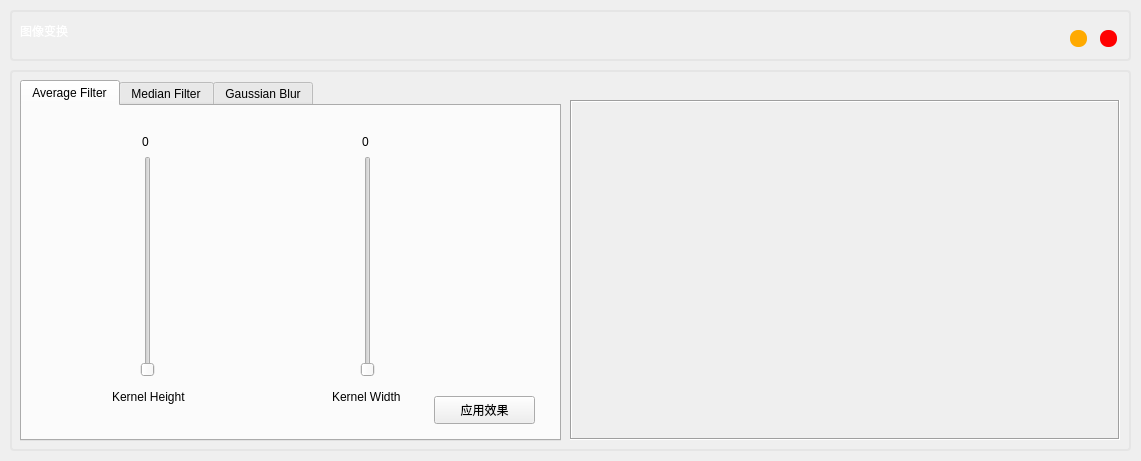
<?xml version="1.0" encoding="UTF-8"?>
<ui version="4.0">
 <class>noiseRemoveDialog</class>
 <widget class="QDialog" name="noiseRemoveDialog">
  <property name="geometry">
   <rect>
    <x>0</x>
    <y>0</y>
    <width>1141</width>
    <height>461</height>
   </rect>
  </property>
  <property name="sizePolicy">
   <sizepolicy hsizetype="Fixed" vsizetype="Fixed">
    <horstretch>0</horstretch>
    <verstretch>0</verstretch>
   </sizepolicy>
  </property>
  <property name="minimumSize">
   <size>
    <width>1141</width>
    <height>461</height>
   </size>
  </property>
  <property name="maximumSize">
   <size>
    <width>1141</width>
    <height>461</height>
   </size>
  </property>
  <property name="windowTitle">
   <string>Remove Noise</string>
  </property>
  <property name="toolTip">
   <string/>
  </property>
  <widget class="QFrame" name="frame">
   <property name="geometry">
    <rect>
     <x>10</x>
     <y>10</y>
     <width>1121</width>
     <height>51</height>
    </rect>
   </property>
   <property name="styleSheet">
    <string notr="true">QFrame#frame{
border-radius: 4px;
border: 2px solid rgb(229, 229, 229);
}</string>
   </property>
   <property name="frameShape">
    <enum>QFrame::StyledPanel</enum>
   </property>
   <property name="frameShadow">
    <enum>QFrame::Raised</enum>
   </property>
   <widget class="QLabel" name="label_10">
    <property name="geometry">
     <rect>
      <x>10</x>
      <y>0</y>
      <width>401</width>
      <height>41</height>
     </rect>
    </property>
    <property name="styleSheet">
     <string notr="true">color: #FFF;
font: 75 20pt &quot;Berlin Sans FB Demi&quot;;</string>
    </property>
    <property name="text">
     <string>图像变换</string>
    </property>
    <property name="textFormat">
     <enum>Qt::PlainText</enum>
    </property>
   </widget>
   <widget class="QPushButton" name="close_button">
    <property name="geometry">
     <rect>
      <x>1090</x>
      <y>20</y>
      <width>17</width>
      <height>17</height>
     </rect>
    </property>
    <property name="minimumSize">
     <size>
      <width>16</width>
      <height>16</height>
     </size>
    </property>
    <property name="maximumSize">
     <size>
      <width>17</width>
      <height>17</height>
     </size>
    </property>
    <property name="styleSheet">
     <string notr="true">QPushButton {
	border: none;
	border-radius: 8px;
	background-color: rgb(255, 0, 0);
}

QPushButton:hover {
	background-color: rgba(255, 0, 0, 150);
}</string>
    </property>
    <property name="text">
     <string/>
    </property>
   </widget>
   <widget class="QPushButton" name="minimize_button">
    <property name="geometry">
     <rect>
      <x>1060</x>
      <y>20</y>
      <width>17</width>
      <height>17</height>
     </rect>
    </property>
    <property name="minimumSize">
     <size>
      <width>16</width>
      <height>16</height>
     </size>
    </property>
    <property name="maximumSize">
     <size>
      <width>17</width>
      <height>17</height>
     </size>
    </property>
    <property name="styleSheet">
     <string notr="true">QPushButton {
	border: none;
	border-radius: 8px;
	background-color: rgb(255, 170, 0);
}
QPushButton:hover {
background-color: rgba(255, 170, 0, 150);
}</string>
    </property>
    <property name="text">
     <string/>
    </property>
   </widget>
  </widget>
  <widget class="QFrame" name="frame_2">
   <property name="geometry">
    <rect>
     <x>10</x>
     <y>70</y>
     <width>1121</width>
     <height>381</height>
    </rect>
   </property>
   <property name="styleSheet">
    <string notr="true">QFrame#frame_2{
border-radius: 4px;
border: 2px solid rgb(229, 229, 229);
}</string>
   </property>
   <property name="frameShape">
    <enum>QFrame::StyledPanel</enum>
   </property>
   <property name="frameShadow">
    <enum>QFrame::Raised</enum>
   </property>
   <widget class="QLabel" name="image_label">
    <property name="geometry">
     <rect>
      <x>560</x>
      <y>30</y>
      <width>550</width>
      <height>340</height>
     </rect>
    </property>
    <property name="frameShape">
     <enum>QFrame::Box</enum>
    </property>
    <property name="frameShadow">
     <enum>QFrame::Sunken</enum>
    </property>
    <property name="text">
     <string/>
    </property>
    <property name="alignment">
     <set>Qt::AlignCenter</set>
    </property>
   </widget>
   <widget class="QTabWidget" name="tabs">
    <property name="geometry">
     <rect>
      <x>10</x>
      <y>10</y>
      <width>541</width>
      <height>361</height>
     </rect>
    </property>
    <property name="whatsThis">
     <string/>
    </property>
    <property name="currentIndex">
     <number>0</number>
    </property>
    <widget class="QWidget" name="tab">
     <attribute name="title">
      <string>Average Filter</string>
     </attribute>
     <widget class="QLabel" name="slider2_counter">
      <property name="geometry">
       <rect>
        <x>340</x>
        <y>20</y>
        <width>31</width>
        <height>31</height>
       </rect>
      </property>
      <property name="text">
       <string>0</string>
      </property>
      <property name="textFormat">
       <enum>Qt::AutoText</enum>
      </property>
     </widget>
     <widget class="QSlider" name="slider2">
      <property name="geometry">
       <rect>
        <x>330</x>
        <y>50</y>
        <width>31</width>
        <height>221</height>
       </rect>
      </property>
      <property name="minimum">
       <number>0</number>
      </property>
      <property name="maximum">
       <number>100</number>
      </property>
      <property name="singleStep">
       <number>1</number>
      </property>
      <property name="value">
       <number>0</number>
      </property>
      <property name="tracking">
       <bool>true</bool>
      </property>
      <property name="orientation">
       <enum>Qt::Vertical</enum>
      </property>
     </widget>
     <widget class="QLabel" name="label_3">
      <property name="geometry">
       <rect>
        <x>310</x>
        <y>280</y>
        <width>81</width>
        <height>21</height>
       </rect>
      </property>
      <property name="text">
       <string>Kernel Width</string>
      </property>
      <property name="textFormat">
       <enum>Qt::AutoText</enum>
      </property>
     </widget>
     <widget class="QLabel" name="slider1_counter">
      <property name="geometry">
       <rect>
        <x>120</x>
        <y>20</y>
        <width>31</width>
        <height>31</height>
       </rect>
      </property>
      <property name="text">
       <string>0</string>
      </property>
      <property name="textFormat">
       <enum>Qt::AutoText</enum>
      </property>
     </widget>
     <widget class="QLabel" name="label_4">
      <property name="geometry">
       <rect>
        <x>90</x>
        <y>280</y>
        <width>81</width>
        <height>21</height>
       </rect>
      </property>
      <property name="text">
       <string>Kernel Height</string>
      </property>
      <property name="textFormat">
       <enum>Qt::AutoText</enum>
      </property>
     </widget>
     <widget class="QPushButton" name="apply_button">
      <property name="enabled">
       <bool>true</bool>
      </property>
      <property name="geometry">
       <rect>
        <x>412</x>
        <y>290</y>
        <width>101</width>
        <height>28</height>
       </rect>
      </property>
      <property name="text">
       <string>应用效果</string>
      </property>
     </widget>
     <widget class="QSlider" name="slider1">
      <property name="geometry">
       <rect>
        <x>110</x>
        <y>50</y>
        <width>31</width>
        <height>221</height>
       </rect>
      </property>
      <property name="minimum">
       <number>0</number>
      </property>
      <property name="maximum">
       <number>100</number>
      </property>
      <property name="singleStep">
       <number>1</number>
      </property>
      <property name="value">
       <number>0</number>
      </property>
      <property name="tracking">
       <bool>true</bool>
      </property>
      <property name="orientation">
       <enum>Qt::Vertical</enum>
      </property>
     </widget>
    </widget>
    <widget class="QWidget" name="tab_2">
     <attribute name="title">
      <string>Median Filter</string>
     </attribute>
     <widget class="QLabel" name="label_2">
      <property name="geometry">
       <rect>
        <x>220</x>
        <y>280</y>
        <width>71</width>
        <height>21</height>
       </rect>
      </property>
      <property name="text">
       <string>Kernel Size</string>
      </property>
      <property name="textFormat">
       <enum>Qt::AutoText</enum>
      </property>
     </widget>
     <widget class="QSlider" name="slider3">
      <property name="geometry">
       <rect>
        <x>240</x>
        <y>50</y>
        <width>31</width>
        <height>221</height>
       </rect>
      </property>
      <property name="minimum">
       <number>0</number>
      </property>
      <property name="maximum">
       <number>100</number>
      </property>
      <property name="singleStep">
       <number>1</number>
      </property>
      <property name="orientation">
       <enum>Qt::Vertical</enum>
      </property>
     </widget>
     <widget class="QPushButton" name="apply_button_1">
      <property name="enabled">
       <bool>true</bool>
      </property>
      <property name="geometry">
       <rect>
        <x>412</x>
        <y>290</y>
        <width>101</width>
        <height>28</height>
       </rect>
      </property>
      <property name="text">
       <string>应用效果</string>
      </property>
     </widget>
     <widget class="QLabel" name="slider3_counter">
      <property name="geometry">
       <rect>
        <x>250</x>
        <y>20</y>
        <width>31</width>
        <height>31</height>
       </rect>
      </property>
      <property name="text">
       <string>0</string>
      </property>
      <property name="textFormat">
       <enum>Qt::AutoText</enum>
      </property>
     </widget>
    </widget>
    <widget class="QWidget" name="tab_6">
     <attribute name="title">
      <string>Gaussian Blur</string>
     </attribute>
     <widget class="QLabel" name="label_7">
      <property name="geometry">
       <rect>
        <x>80</x>
        <y>280</y>
        <width>81</width>
        <height>21</height>
       </rect>
      </property>
      <property name="text">
       <string>Kernel Size</string>
      </property>
      <property name="textFormat">
       <enum>Qt::AutoText</enum>
      </property>
     </widget>
     <widget class="QSlider" name="slider5">
      <property name="geometry">
       <rect>
        <x>200</x>
        <y>50</y>
        <width>31</width>
        <height>221</height>
       </rect>
      </property>
      <property name="minimum">
       <number>0</number>
      </property>
      <property name="maximum">
       <number>1000</number>
      </property>
      <property name="singleStep">
       <number>1</number>
      </property>
      <property name="value">
       <number>0</number>
      </property>
      <property name="tracking">
       <bool>true</bool>
      </property>
      <property name="orientation">
       <enum>Qt::Vertical</enum>
      </property>
     </widget>
     <widget class="QLabel" name="slider5_counter">
      <property name="geometry">
       <rect>
        <x>210</x>
        <y>20</y>
        <width>31</width>
        <height>31</height>
       </rect>
      </property>
      <property name="text">
       <string>0</string>
      </property>
      <property name="textFormat">
       <enum>Qt::AutoText</enum>
      </property>
     </widget>
     <widget class="QSlider" name="slider4">
      <property name="geometry">
       <rect>
        <x>100</x>
        <y>50</y>
        <width>31</width>
        <height>221</height>
       </rect>
      </property>
      <property name="minimum">
       <number>0</number>
      </property>
      <property name="maximum">
       <number>100</number>
      </property>
      <property name="singleStep">
       <number>1</number>
      </property>
      <property name="value">
       <number>0</number>
      </property>
      <property name="tracking">
       <bool>true</bool>
      </property>
      <property name="orientation">
       <enum>Qt::Vertical</enum>
      </property>
     </widget>
     <widget class="QLabel" name="slider4_counter">
      <property name="geometry">
       <rect>
        <x>110</x>
        <y>20</y>
        <width>31</width>
        <height>31</height>
       </rect>
      </property>
      <property name="text">
       <string>0</string>
      </property>
      <property name="textFormat">
       <enum>Qt::AutoText</enum>
      </property>
     </widget>
     <widget class="QPushButton" name="apply_button_2">
      <property name="enabled">
       <bool>true</bool>
      </property>
      <property name="geometry">
       <rect>
        <x>412</x>
        <y>290</y>
        <width>101</width>
        <height>28</height>
       </rect>
      </property>
      <property name="text">
       <string>应用效果</string>
      </property>
     </widget>
     <widget class="QLabel" name="label_8">
      <property name="geometry">
       <rect>
        <x>190</x>
        <y>280</y>
        <width>51</width>
        <height>21</height>
       </rect>
      </property>
      <property name="text">
       <string>Sigma X</string>
      </property>
      <property name="textFormat">
       <enum>Qt::AutoText</enum>
      </property>
     </widget>
     <widget class="QLabel" name="slider6_counter">
      <property name="geometry">
       <rect>
        <x>300</x>
        <y>20</y>
        <width>31</width>
        <height>31</height>
       </rect>
      </property>
      <property name="text">
       <string>0</string>
      </property>
      <property name="textFormat">
       <enum>Qt::AutoText</enum>
      </property>
     </widget>
     <widget class="QLabel" name="label_9">
      <property name="geometry">
       <rect>
        <x>280</x>
        <y>280</y>
        <width>51</width>
        <height>21</height>
       </rect>
      </property>
      <property name="text">
       <string>Sigma Y</string>
      </property>
      <property name="textFormat">
       <enum>Qt::AutoText</enum>
      </property>
     </widget>
     <widget class="QSlider" name="slider6">
      <property name="geometry">
       <rect>
        <x>290</x>
        <y>50</y>
        <width>31</width>
        <height>221</height>
       </rect>
      </property>
      <property name="minimum">
       <number>0</number>
      </property>
      <property name="maximum">
       <number>1000</number>
      </property>
      <property name="singleStep">
       <number>1</number>
      </property>
      <property name="value">
       <number>0</number>
      </property>
      <property name="tracking">
       <bool>true</bool>
      </property>
      <property name="orientation">
       <enum>Qt::Vertical</enum>
      </property>
     </widget>
    </widget>
   </widget>
  </widget>
 </widget>
 <resources/>
 <connections/>
</ui>
